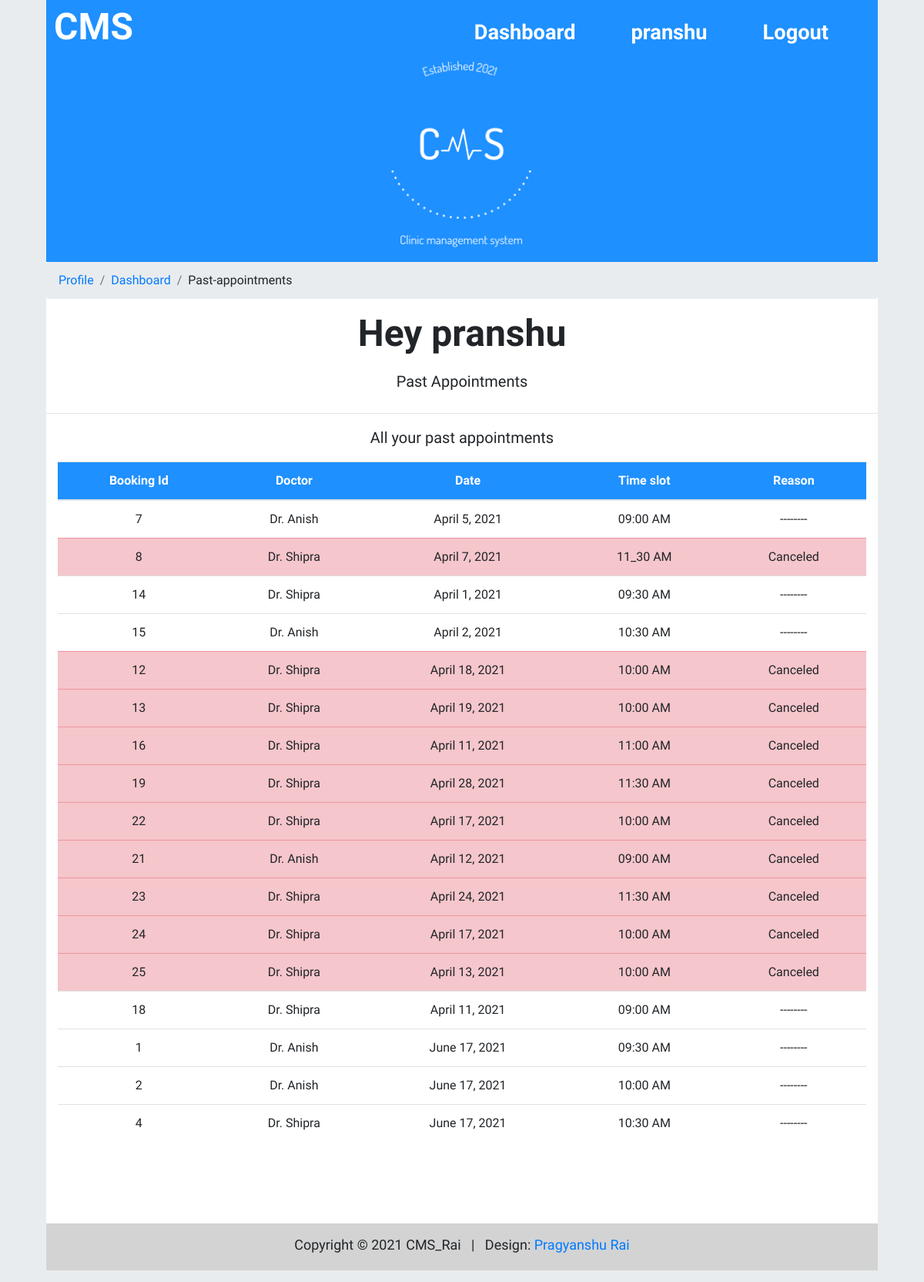
Screenshot of /cms/past-booking/ (signed in) with the database file from the repository.
### cms/models.py (models this page shows, shortened)
class History(models.Model):
    book_no = models.CharField(max_length=20)
    patient_name = models.CharField(max_length=20)
    doctor_name = models.CharField(max_length=20)
    patient_id = models.CharField(max_length=20)
    doctor_id = models.CharField(max_length=20)
    book_date = models.DateField(auto_now_add=False, auto_now=False, blank=True)
    book_slot = models.CharField(max_length=10)
    reason = models.CharField(max_length=20, default="--------")

### cms/views.py (the view)
# urls.py: path('past-booking/', views.pastbooking, name='pastbooking'),
def pastbooking(request):
    global stuff
    modifySession(request)
    if request.user.is_authenticated == True:
        check_bookings(datetime.date.today())
        stuff['bookings'] = History.objects.filter(patient_id=request.user.id)
        stuff['page'] = "Past Appointments"
        stuff['line'] = "All your past appointments"
        return render(request, 'cms/active_or_pastbooking.html', stuff)
    return render(request, 'cms/forbid.html', stuff)

### cms/models.py (called while the page is built)
def check_bookings(today):
    booking = Booking.objects.all()
    for index in range(len(booking)):
        if booking[index].booking_date < today:
            his = History()
            his.add_to_history(booking[index].id, booking[index].contact.user.username, booking[index].doctor.name,
                               booking[index].contact.user_id, booking[index].doctor_id, booking[index].booking_date,  booking[index].time_slot)
            his.save()
            booking[index].delete()

### cms/viewsUtil.py (called while the page is built)
def modifySession(request):
    if 'user' not in request.session:
        auth.logout(request)
        print("logout")
        return False
    request.session.modified = True
    return request

### templates/cms/active_or_pastbooking.html (shortened to what this page needs)
{% extends 'cms/base.html' %}
{% load static %}
            {% block breadcrumbs %}
                {% if user.is_authenticated %}
                <li class="breadcrumb-item"><a href="{% url 'profile' %}">Profile</a></li>
                <li class="breadcrumb-item"><a href="{% url 'dashboard' %}">Dashboard</a></li>
                    {% if "Past" in page %}
                    <li class="breadcrumb-item">Past-appointments</li>
                    {% else %}
                    <li class="breadcrumb-item">Active-appointments</li>
                    {% endif %}
                {% endif %}
            {% endblock %}
{% block main_block %}
   <main class="main-body">
	    <header class="row welcome-section">
            <div class="col-lg-12 text-center contain">
				<h1><strong>Hey {{user.first_name}}</strong></h1>
            </div>
            <div class="col-lg-1">
            </div>
            <div class="col-lg-10 text-center">
		    <p class="main-content">{{page}}</p>
            </div>
            <div class="col-lg-1">
            </div>
	    </header>
        <hr />
        <form class="text-center" action="" method="POST">
		<div class="container-fluid">
            <div class="row text-center">
                {% if bookings|length < 1 %}
                <div class="col-lg-12 add-btm-margin">
                    <div class="card pointer">
                        <img src="{% static 'cms/img/nodata.svg' %}" class="card-img-top gradient" height="400px"/>
                        <div class="card-body">
                            <p class="card-title pointer side-content" ><b>No Appointments!</b></p>
                        </div>
                    </div>
                </div>
                {% else %}
                <div class="col-lg-12">
                    <p class="text-center side-content">{{line}}</p>
                </div>
                <div class="col-lg-12">
                    <table class="table table-responsive-md table-hover">
                        <thead class="dodger-bg">
                            <tr>
                                <th>Booking Id</th>
                                <th>Doctor</th>
                                <th>Date</th>
                                <th>Time slot</th>
                                {% if "Past" in page %}
                                <th>Reason</th>
                                {% endif %}
                            </tr>
                        </thead>
                        <tbody>
                        {% for booking in bookings %}
                        {% if "Past" in page %}
                            {% if "Cancel" in booking.reason %}
                            <tr class="table-danger" onclick="select()">
                            {% endif %}
                        {% else %}
                            <tr onclick="select()">
                        {% endif %}
                                {% if "Past" in page %}
                                <td>{{booking.book_no}}</td>
                                <td>{{booking.doctor_name}}</td>
                                <td>{{booking.book_date}}</td>
                                <td>{{booking.book_slot}}</td>
                                <td>{{booking.reason}}</td>
                                {% endif %}
                            </tr>
                        {% endfor %}
                        </tbody>
                    </table>
                </div>
                {% endif %}
            </div>
        </div>
        </form>
    <div class="space"></div>
    </main>
{% endblock %}

### templates/cms/base.html (shortened to what this page needs)
{% load static %}
<!DOCTYPE html>
<html lang="en">
<head>
    <link rel="stylesheet" href="https://cdn.jsdelivr.net/npm/bootstrap@4.6.0/dist/css/bootstrap.min.css"
>
    <link rel="stylesheet" href="https://use.fontawesome.com/releases/v5.7.0/css/all.css"
>
    <link rel="stylesheet" href="https://cdnjs.cloudflare.com/ajax/libs/font-awesome/4.7.0/css/font-awesome.min.css">
    <link href="{% static 'cms/css/style.css' %}" rel="stylesheet" />
</head>
{% if user.is_authenticated %}
<body class="container-auto-mid" onload="main();">
    {% else %}
    <body class="container-auto-mid">
        {% endif %}
        <nav class="navbar navbar-expand-md">
            <a href="#" class="navbar-brand brand-name" onclick="logoAnimate();" data-toggle="tooltip" dataplacement="right">
                <h1 style="color:white;" title="Click to watch an amazing animation"><strong>CMS</strong></h1>
            </a>
            <ul class="navbar-nav list-unstyled justify-content-end">
                {% if user.is_authenticated %}
                <li class="nav-item nav-link navbar-right">
                    <div class="link">
                        <div class="line">
                        </div>
                        <a href="{% url 'dashboard' %}"><b>
                                <h3><span> Dashboard </span> </h3>
                            </b></a>
                    </div>
                </li>
                <li class="nav-item nav-link navbar-right">
                    <div class="link">
                        <div class="line">
                        </div>
                        <a href="{% url 'profile' %}"><b>
                                <h3><span> {{user.first_name}}</span> </h3>
                            </b></a>
                    </div>
                </li>
                <li class="nav-item nav-link navbar-right">
                    <div class="link">
                        <div class="line">
                        </div>
                        <a href="{% url 'logout' %}"><b>
                                <h3><span> Logout</span> </h3>
                            </b></a>
                    </div>
                </li>
                {% endif %}
            </ul>
        </nav>
        <div class="page-header">
            <div class="header">
                <img src="{% static 'cms/img/CMS_dodgerblue.png' %}" width="200px;" class=" cms_logo " />
            </div>
        </div>
        <div class="full-width">
            <ol class="breadcrumb">
                {% block breadcrumbs %}
                {% endblock %}
            </ol>
        </div>
        {% block main_block %}
        {% endblock %}
        <div class="space"></div>
        <div class="footer">
            <footer class="text-center">
                <p class="footer-body">Copyright &copy; 2021 CMS_Rai &nbsp;
                    | &nbsp; Design: <a rel="nofollow" class="link" href="{% url 'aboutme' %}">Pragyanshu Rai</a></p>
            </footer>
        </div>
    </body>
</html>

### static/cms/css/style.css (style rules this page uses)
html { scroll-behavior: smooth; background-color: #e9ecef; }
body { font-family: 'Ubuntu', sans-serif; }
.container-auto-mid { max-width: 90%; margin: 0 auto; }
h1 { font-size: 3rem; }
h3 { font-size: 1.7rem; font-weight: bold; }
a { margin: 0 auto; }
.space { height: 40px; }
.navbar-expand-md .navbar-nav .nav-link { padding-right: 4rem; }
.navbar { padding: 0; margin-top: -15px; margin-bottom: 0; background: #1e90ff; }
.navbar-brand { margin-left: 10px; margin-top: 1rem; }
.navbar-nav { width: 100%; }
.nav-link a { text-decoration: none; color: white; margin-left: 20px; margin-right: 20px; text-align: center; }
.link { cursor: pointer; }
.line { min-height: 2rem; }
.link { margin: 0; }
.nav-link a { margin-left: 0%; margin-right: 0%; }
.side-content { font-size: 20px; }
.header { text-align: center; }
.page-header { margin-top: -10px; width: 100%; background: #1e90ff; color: white; }
.cms_logo { margin-bottom: 10px; }
.dodger-bg { background: #1e90ff; color: #ffffff; }
.full-width { width: 100%; }
.welcome-section { margin-left: 1.5%; margin-right: 1.5%; width: 97%; margin-bottom: 10px; margin-top: 10px; }
.text-center { text-align: center; }
.main-content { margin: 10px; font-size: 20px; }
.main-body { margin-bottom: 10px; }
.footer { font-size: large; padding: 4px; background: lightgray; }
.footer-body { margin-top: 10px; }

### rows the page displays
History: book_no "7", doctor_name "Dr. Anish", book_date "April 5, 2021", book_slot "09:00 AM", reason "--------"
History: book_no "8", doctor_name "Dr. Shipra", book_date "April 7, 2021", book_slot "11_30 AM", reason "Canceled"
History: book_no "14", doctor_name "Dr. Shipra", book_date "April 1, 2021", book_slot "09:30 AM", reason "--------"
History: book_no "15", doctor_name "Dr. Anish", book_date "April 2, 2021", book_slot "10:30 AM", reason "--------"
History: book_no "12", doctor_name "Dr. Shipra", book_date "April 18, 2021", book_slot "10:00 AM", reason "Canceled"
History: book_no "13", doctor_name "Dr. Shipra", book_date "April 19, 2021", book_slot "10:00 AM", reason "Canceled"
History: book_no "16", doctor_name "Dr. Shipra", book_date "April 11, 2021", book_slot "11:00 AM", reason "Canceled"
History: book_no "19", doctor_name "Dr. Shipra", book_date "April 28, 2021", book_slot "11:30 AM", reason "Canceled"
History: book_no "22", doctor_name "Dr. Shipra", book_date "April 17, 2021", book_slot "10:00 AM", reason "Canceled"
History: book_no "21", doctor_name "Dr. Anish", book_date "April 12, 2021", book_slot "09:00 AM", reason "Canceled"
History: book_no "23", doctor_name "Dr. Shipra", book_date "April 24, 2021", book_slot "11:30 AM", reason "Canceled"
History: book_no "24", doctor_name "Dr. Shipra", book_date "April 17, 2021", book_slot "10:00 AM", reason "Canceled"
History: book_no "25", doctor_name "Dr. Shipra", book_date "April 13, 2021", book_slot "10:00 AM", reason "Canceled"
History: book_no "18", doctor_name "Dr. Shipra", book_date "April 11, 2021", book_slot "09:00 AM", reason "--------"
History: book_no "1", doctor_name "Dr. Anish", book_date "June 17, 2021", book_slot "09:30 AM", reason "--------"
History: book_no "2", doctor_name "Dr. Anish", book_date "June 17, 2021", book_slot "10:00 AM", reason "--------"
History: book_no "4", doctor_name "Dr. Shipra", book_date "June 17, 2021", book_slot "10:30 AM", reason "--------"

### other values shown
{{ user.first_name }} "pranshu"
{{ page }} "Past Appointments"
{{ line }} "All your past appointments"
